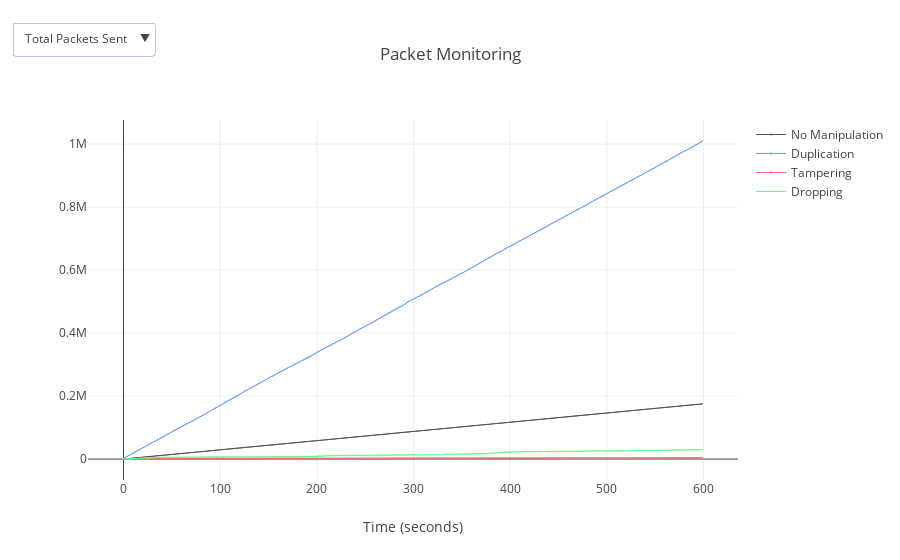

Source (notebook cell):
### Markdown cell above
<h1><a id="Visualizations-c"></a>C. Interactive Plot</h1>

### Code cell
def updateVisibility(selected_type):
    visibilityValues = []
    for plot_datum in plot_data:
        if plot_datum['Type'] == selected_type:
            visibilityValues.append(True)
        else:
            visibilityValues.append(False)
    return visibilityValues

norm_total = {'x': np.arange(0, 600), 'y': getPacketsSent(df_norm)}
dup_total = {'x': np.arange(0, 600), 'y': getPacketsSent(df_dup)}
tamper_total = {'x': np.arange(0, 600), 'y': getPacketsSent(df_tamper)}
drop_total = {'x': np.arange(0, 600), 'y': getPacketsSent(df_drop)}

norm_speed = {'x': np.arange(0, 600), 'y': getPacketSpeeds(df_norm)}
dup_speed = {'x': np.arange(0, 600), 'y': getPacketSpeeds(df_dup)}
tamper_speed = {'x': np.arange(0, 600), 'y': getPacketSpeeds(df_tamper)}
drop_speed = {'x': np.arange(0, 600), 'y': getPacketSpeeds(df_drop)}

data = []
buttons_data = []
buttons_labels = ["Total Packets Sent", "Packet Speed"]
plot_data = [{"Title": "No Manipulation", "Type": "Total Packets Sent", "Data": norm_total, "Color": "rgb(77, 82, 91)"}, 
             {"Title": "Duplication", "Type": "Total Packets Sent", "Data": dup_total, "Color": "rgb(104, 156, 249)"}, 
             {"Title": "Tampering", "Type": "Total Packets Sent", "Data": tamper_total, "Color": "rgb(249, 104, 104)"}, 
             {"Title": "Dropping", "Type": "Total Packets Sent", "Data": drop_total, "Color": "rgb(104, 249, 133)"},
             {"Title": "No Manipulation", "Type": "Packet Speed", "Data": norm_speed, "Color": "rgb(77, 82, 91)"}, 
             {"Title": "Duplication", "Type": "Packet Speed", "Data": dup_speed, "Color": "rgb(104, 156, 249)"}, 
             {"Title": "Tampering", "Type": "Packet Speed", "Data": tamper_speed, "Color": "rgb(249, 104, 104)"}, 
             {"Title": "Dropping", "Type": "Packet Speed", "Data": drop_speed, "Color": "rgb(104, 249, 133)"}]

for button_label in buttons_labels:
    buttons_data.append(dict(
        label = button_label,
        method = 'update',
        args = [{'visible': updateVisibility(button_label)}]
    ))
    
for plot_datum in plot_data:
    data.append(go.Scatter(
        x=plot_datum["Data"]["x"],
        y=plot_datum["Data"]["y"],
        mode='lines+markers',
        line=dict(
            color=plot_datum["Color"],
            width=1
        ),
        marker = dict(
            size = 1
        ),
        name=plot_datum["Title"],
        text=plot_datum["Title"],
        visible=(plot_datum["Type"]=='Total Packets Sent')
    ))
    

updatemenus = list([
    dict(active=0,
         buttons= buttons_data,
         direction = 'down',
         pad = {'r': 10, 't': 10},
         showactive = True,
         x = 0,
         xanchor = 'center',
         y = 1.3,
         yanchor = 'top'
    )
])
    
layout = dict(
    title='Packet Monitoring',
    updatemenus = updatemenus,
    xaxis=dict(
        title='Time (seconds)',
        rangeslider=dict(),
        autorange=True
    ),
)

fig = dict(data=data, layout=layout)
iplot(fig)

### Figure 1 — Plotly figure (JSON) as saved in the notebook; plotly's stock layout.template omitted (floating-point values rounded to 4 significant figures; data arrays with more than 128 entries replaced by an {"elided": "..."} marker saying what was removed)
{"data": [{"line": {"color": "rgb(77, 82, 91)", "width": 1}, "marker": {"size": 1}, "mode": "lines+markers", "name": "No Manipulation", "text": "No Manipulation", "type": "scatter", "uid": "73e65066-600c-46e7-89ac-58c3d94e138a", "visible": true, "x": {"elided": "600 int values"}, "y": {"elided": "600 int values"}}, {"line": {"color": "rgb(104, 156, 249)", "width": 1}, "marker": {"size": 1}, "mode": "lines+markers", "name": "Duplication", "text": "Duplication", "type": "scatter", "uid": "7ddf5edc-d4fe-46d9-bc26-c2aab7c48136", "visible": true, "x": {"elided": "600 int values"}, "y": {"elided": "600 int values"}}, {"line": {"color": "rgb(249, 104, 104)", "width": 1}, "marker": {"size": 1}, "mode": "lines+markers", "name": "Tampering", "text": "Tampering", "type": "scatter", "uid": "6f67bc5b-4038-4307-9f8a-b1a4b97a51ef", "visible": true, "x": {"elided": "600 int values"}, "y": {"elided": "600 int values"}}, {"line": {"color": "rgb(104, 249, 133)", "width": 1}, "marker": {"size": 1}, "mode": "lines+markers", "name": "Dropping", "text": "Dropping", "type": "scatter", "uid": "dc1f1d57-7caa-4cab-8c6a-78c607a34670", "visible": true, "x": {"elided": "600 int values"}, "y": {"elided": "600 int values"}}, {"line": {"color": "rgb(77, 82, 91)", "width": 1}, "marker": {"size": 1}, "mode": "lines+markers", "name": "No Manipulation", "text": "No Manipulation", "type": "scatter", "uid": "8ca53185-0e0b-4841-b0b1-1ccffcf695a7", "visible": false, "x": {"elided": "600 int values"}, "y": {"elided": "600 int values"}}, {"line": {"color": "rgb(104, 156, 249)", "width": 1}, "marker": {"size": 1}, "mode": "lines+markers", "name": "Duplication", "text": "Duplication", "type": "scatter", "uid": "8a40bf5f-a4af-4beb-8db5-58a57bf0debf", "visible": false, "x": {"elided": "600 int values"}, "y": {"elided": "600 int values"}}, {"line": {"color": "rgb(249, 104, 104)", "width": 1}, "marker": {"size": 1}, "mode": "lines+markers", "name": "Tampering", "text": "Tampering", "type": "scatter", "uid": "e984beeb-4764-4e63-b9c1-3d3825f5efed", "visible": false, "x": {"elided": "600 int values"}, "y": {"elided": "600 int values"}}, {"line": {"color": "rgb(104, 249, 133)", "width": 1}, "marker": {"size": 1}, "mode": "lines+markers", "name": "Dropping", "text": "Dropping", "type": "scatter", "uid": "137aa518-725f-43df-84c0-79fbfd3337d4", "visible": false, "x": {"elided": "600 int values"}, "y": {"elided": "600 int values"}}], "layout": {"title": {"text": "Packet Monitoring"}, "updatemenus": [{"active": 0, "buttons": [{"args": [{"visible": [true, true, true, true, false, false, false, false]}], "label": "Total Packets Sent", "method": "update"}, {"args": [{"visible": [false, false, false, false, true, true, true, true]}], "label": "Packet Speed", "method": "update"}], "direction": "down", "pad": {"r": 10, "t": 10}, "showactive": true, "x": 0, "xanchor": "center", "y": 1.3, "yanchor": "top"}], "xaxis": {"autorange": true, "title": {"text": "Time (seconds)"}}}}
